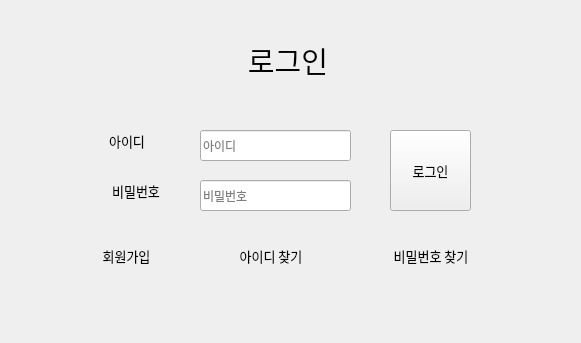
<?xml version="1.0" encoding="UTF-8"?>
<ui version="4.0">
 <class>MainWindow</class>
 <widget class="QMainWindow" name="MainWindow">
  <property name="geometry">
   <rect>
    <x>0</x>
    <y>0</y>
    <width>581</width>
    <height>343</height>
   </rect>
  </property>
  <property name="font">
   <font>
    <family>나눔스퀘어</family>
   </font>
  </property>
  <property name="windowTitle">
   <string>Login</string>
  </property>
  <property name="dockNestingEnabled">
   <bool>true</bool>
  </property>
  <widget class="QWidget" name="centralwidget">
   <widget class="QLabel" name="label_2">
    <property name="geometry">
     <rect>
      <x>100</x>
      <y>130</y>
      <width>54</width>
      <height>22</height>
     </rect>
    </property>
    <property name="font">
     <font>
      <family>나눔스퀘어</family>
      <pointsize>10</pointsize>
     </font>
    </property>
    <property name="text">
     <string>아이디</string>
    </property>
    <property name="alignment">
     <set>Qt::AlignCenter</set>
    </property>
   </widget>
   <widget class="QPushButton" name="loginbtn">
    <property name="geometry">
     <rect>
      <x>390</x>
      <y>130</y>
      <width>81</width>
      <height>81</height>
     </rect>
    </property>
    <property name="font">
     <font>
      <family>나눔스퀘어</family>
      <pointsize>10</pointsize>
     </font>
    </property>
    <property name="text">
     <string>로그인</string>
    </property>
   </widget>
   <widget class="QLineEdit" name="userid">
    <property name="geometry">
     <rect>
      <x>200</x>
      <y>130</y>
      <width>151</width>
      <height>31</height>
     </rect>
    </property>
    <property name="placeholderText">
     <string>아이디</string>
    </property>
   </widget>
   <widget class="QLabel" name="label_3">
    <property name="geometry">
     <rect>
      <x>100</x>
      <y>180</y>
      <width>72</width>
      <height>22</height>
     </rect>
    </property>
    <property name="font">
     <font>
      <family>나눔스퀘어</family>
      <pointsize>10</pointsize>
     </font>
    </property>
    <property name="text">
     <string>비밀번호</string>
    </property>
    <property name="alignment">
     <set>Qt::AlignCenter</set>
    </property>
   </widget>
   <widget class="QLineEdit" name="passwd">
    <property name="geometry">
     <rect>
      <x>200</x>
      <y>180</y>
      <width>151</width>
      <height>31</height>
     </rect>
    </property>
    <property name="inputMask">
     <string/>
    </property>
    <property name="text">
     <string/>
    </property>
    <property name="echoMode">
     <enum>QLineEdit::Password</enum>
    </property>
    <property name="cursorPosition">
     <number>0</number>
    </property>
    <property name="dragEnabled">
     <bool>false</bool>
    </property>
    <property name="placeholderText">
     <string>비밀번호</string>
    </property>
   </widget>
   <widget class="QPushButton" name="pushButton">
    <property name="geometry">
     <rect>
      <x>80</x>
      <y>240</y>
      <width>93</width>
      <height>31</height>
     </rect>
    </property>
    <property name="font">
     <font>
      <pointsize>10</pointsize>
     </font>
    </property>
    <property name="text">
     <string>회원가입</string>
    </property>
    <property name="checkable">
     <bool>false</bool>
    </property>
    <property name="autoRepeat">
     <bool>false</bool>
    </property>
    <property name="autoExclusive">
     <bool>false</bool>
    </property>
    <property name="autoRepeatDelay">
     <number>300</number>
    </property>
    <property name="autoDefault">
     <bool>false</bool>
    </property>
    <property name="default">
     <bool>false</bool>
    </property>
    <property name="flat">
     <bool>true</bool>
    </property>
   </widget>
   <widget class="QPushButton" name="pushButton_2">
    <property name="geometry">
     <rect>
      <x>370</x>
      <y>240</y>
      <width>122</width>
      <height>31</height>
     </rect>
    </property>
    <property name="font">
     <font>
      <pointsize>10</pointsize>
     </font>
    </property>
    <property name="text">
     <string>비밀번호 찾기</string>
    </property>
    <property name="checkable">
     <bool>false</bool>
    </property>
    <property name="autoRepeat">
     <bool>false</bool>
    </property>
    <property name="autoExclusive">
     <bool>false</bool>
    </property>
    <property name="autoRepeatDelay">
     <number>300</number>
    </property>
    <property name="autoDefault">
     <bool>false</bool>
    </property>
    <property name="default">
     <bool>false</bool>
    </property>
    <property name="flat">
     <bool>true</bool>
    </property>
   </widget>
   <widget class="QLabel" name="label">
    <property name="geometry">
     <rect>
      <x>240</x>
      <y>40</y>
      <width>96</width>
      <height>40</height>
     </rect>
    </property>
    <property name="font">
     <font>
      <family>나눔스퀘어</family>
      <pointsize>22</pointsize>
      <weight>50</weight>
      <bold>false</bold>
     </font>
    </property>
    <property name="text">
     <string>로그인</string>
    </property>
    <property name="alignment">
     <set>Qt::AlignCenter</set>
    </property>
   </widget>
   <widget class="QPushButton" name="pushButton_3">
    <property name="geometry">
     <rect>
      <x>210</x>
      <y>240</y>
      <width>122</width>
      <height>31</height>
     </rect>
    </property>
    <property name="font">
     <font>
      <pointsize>10</pointsize>
     </font>
    </property>
    <property name="text">
     <string>아이디 찾기</string>
    </property>
    <property name="checkable">
     <bool>false</bool>
    </property>
    <property name="autoRepeat">
     <bool>false</bool>
    </property>
    <property name="autoExclusive">
     <bool>false</bool>
    </property>
    <property name="autoRepeatDelay">
     <number>300</number>
    </property>
    <property name="autoDefault">
     <bool>false</bool>
    </property>
    <property name="default">
     <bool>false</bool>
    </property>
    <property name="flat">
     <bool>true</bool>
    </property>
   </widget>
  </widget>
 </widget>
 <resources/>
 <connections/>
</ui>
